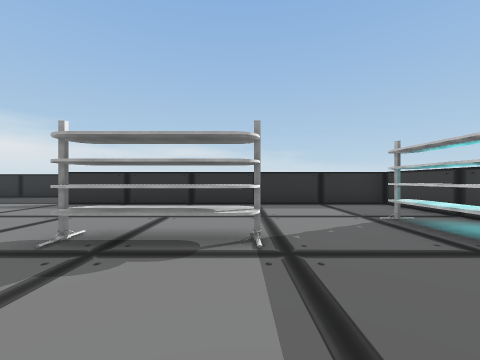
view 1 (above)

18 first-person views from a walk through a Unity game level. The camera is 1.5 m above the floor, looks level and sees 90° across. The floor is counted in squares, 2 m on a side. Each view is taken from the middle of a square. On the plan, view 1 faces up. The plan holds only what a view shows up to about 9 squares ahead; the rest is blank. The place goes on beyond the plan. The player is left out.

view 2
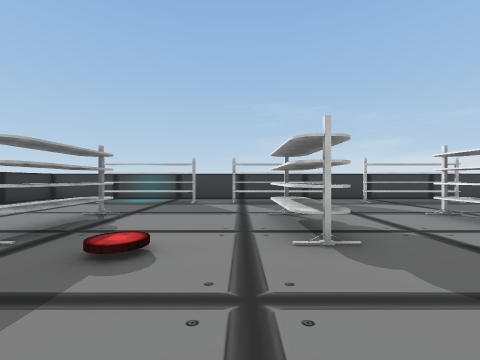

view 3
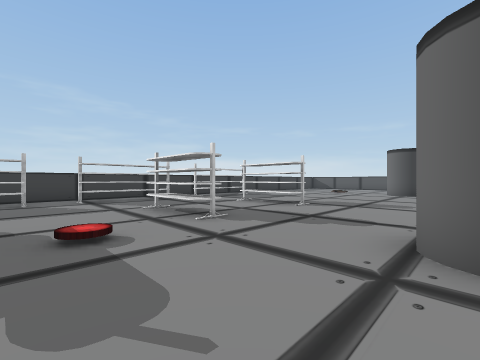

view 4
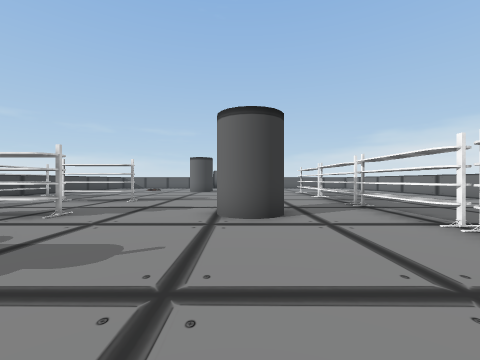

view 5
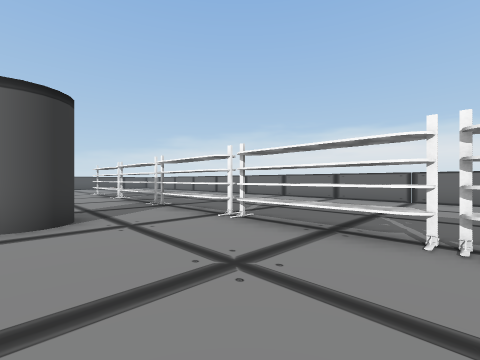

view 6
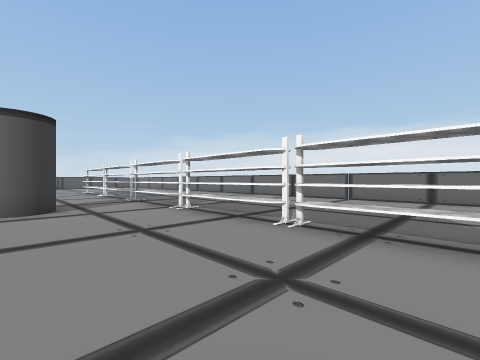

view 7
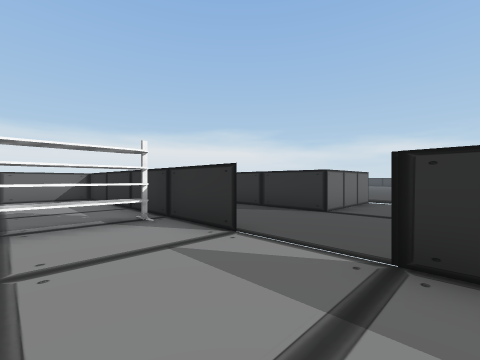

view 8
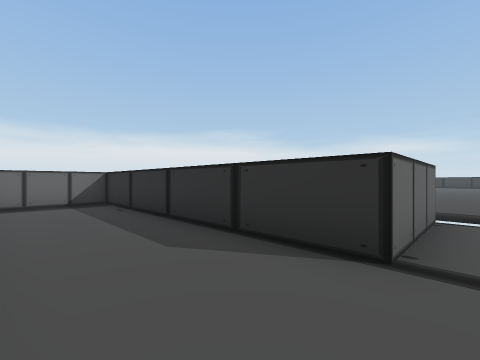

view 9
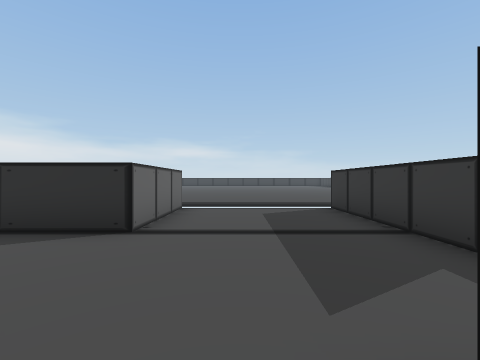

view 10
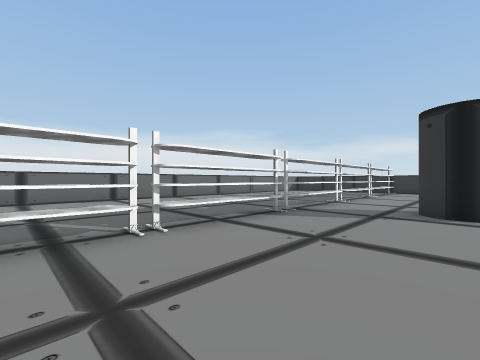

view 11
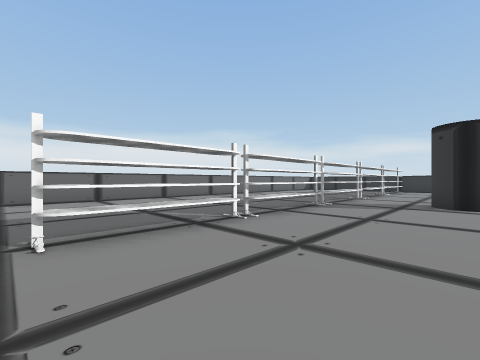

view 12
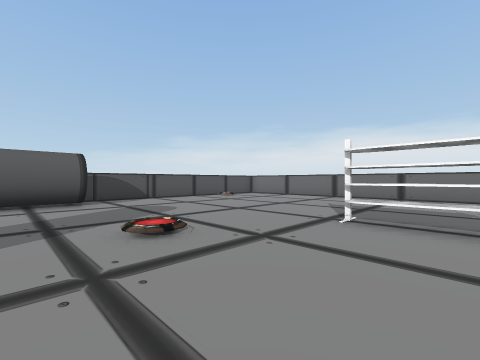

view 13
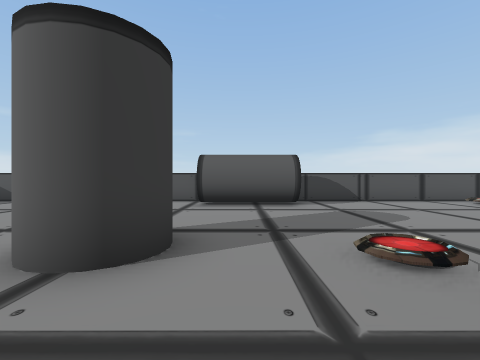

view 14
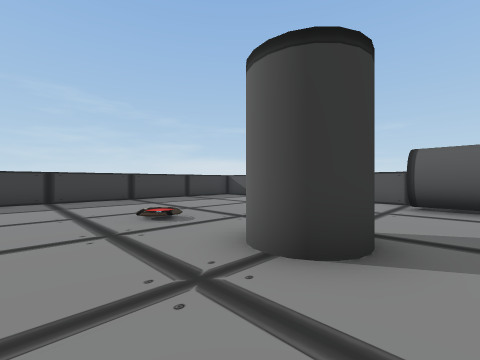

view 15
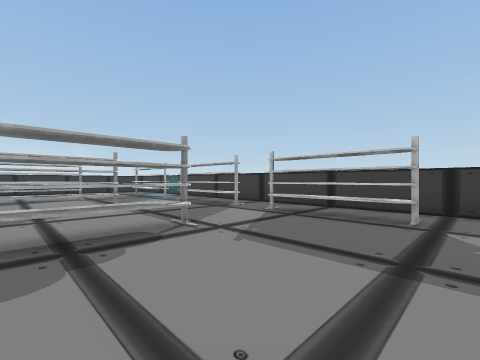

view 16
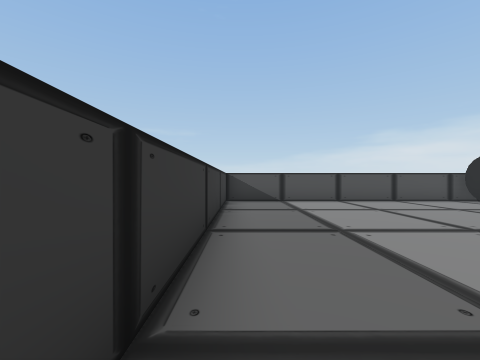

view 17
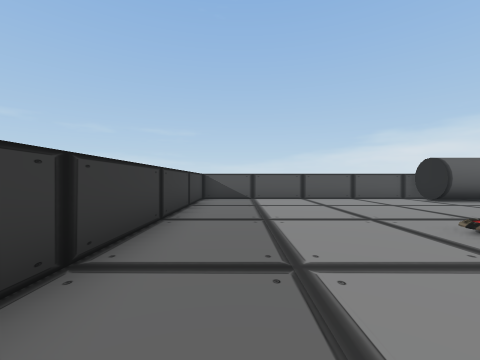

view 18
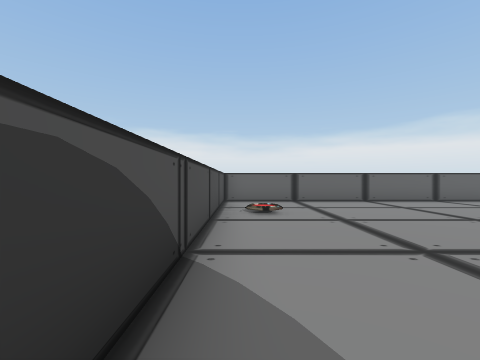

### Floor plan
Points are (right, up) in squares from view 1. A wall is a line through its corners. A room is listed if a view was taken in it or the views show most of it. See-through windows are left out.
Room 1 (views 1, 2, 3, 4, 5, 6, 7, 8, 9, 10, 11, 12, 13, 14, 15, 16, 17, 18)
walls: (-15.5, -4.8) (-15.5, -17.6); (4.5, -0.2) (4.5, 2); (-7.5, 7.4) (-8.5, 7.4); (-6.8, -15.8) (-3.8, -15.8) (-3.8, -17.4); (-10.4, 7.4) (-15.2, 7.4); (4.5, 4.5) (4.5, 7.4) (-5.6, 7.4); (-3.6, 9.4) (-3.6, 13.5); (-4.4, -17.6) (4.5, -17.6); (-15.5, 7.2) (-15.5, 0.7); (-15.2, -17.6) (-7, -17.6); (4.5, -17.1) (4.5, -1.8); (-7.6, 13.5) (-7.6, 10.5) (-15.5, 10.5) (-15.5, 8)
ways out: opening at (-5.5, 14)
objects: other object (-10, -9) to (-10, -7); other object (-10, -6) to (-10, -4); other object (-10, -3) to (-10, 0); other object (-10, 1) to (-10, 4); other object (-10, 5) to (-9, 7); other object (-2, -4) to (0, -4); other object (-2, -1) to (0, -1); other object (-2, 3) to (0, 3); other object (3, -7) to (3, -5); other object (3, -3) to (3, 0); other object (3, 2) to (3, 4)

Positions as (right, up) in squares from view 1, and headings:
1: (0, 0), facing up
2: (-5, 0), facing right
3: (-6, 2), facing down-right
4: (-6, 4), facing down
5: (-6, 4), facing down-left
6: (-6, 6), facing down-left
7: (-5, 5), facing up-left
8: (-7, 8), facing up-left
9: (-6, 7), facing up
10: (-6, -8), facing up-left
11: (-6, -10), facing up-left
12: (-5, -8), facing down-left
13: (-5, -9), facing down
14: (-5, -9), facing down-right
15: (-2, -8), facing up-right
16: (4, -9), facing down
17: (3, -8), facing down
18: (-7, -17), facing left
